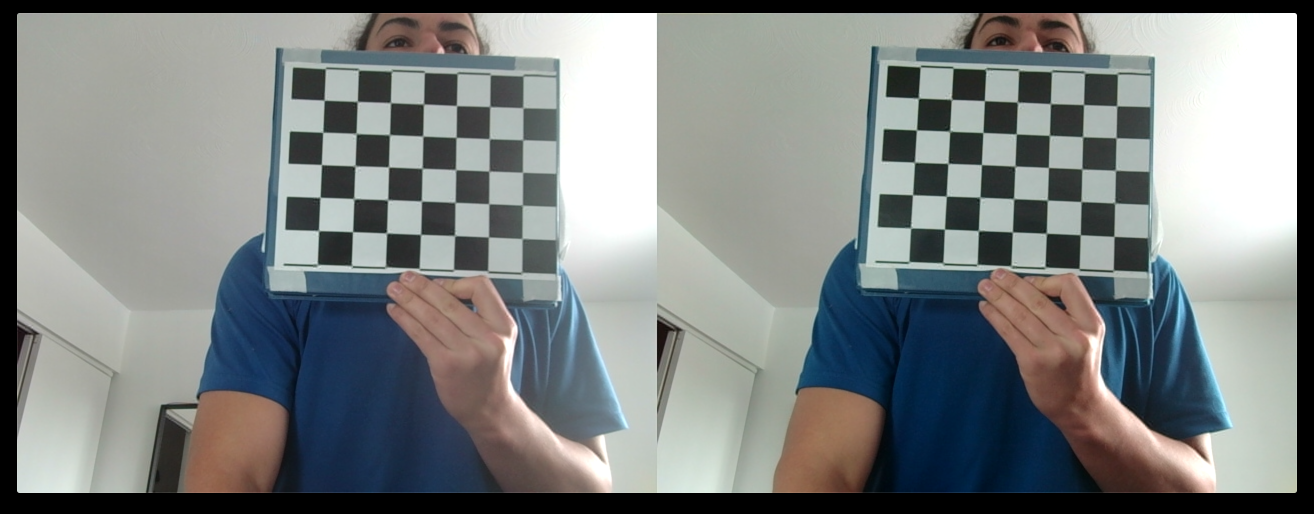
#> input picture StereoChessboards/stereo0.png, 2628 x 1028 px (shown at 1/2 size)
$ python Main.py
#> lines starting #> are read from the running program, lines starting #| are printed output that depends on the picture; after the words box and inside, x2 and y2 are one past the last pixel; in counts of white or black regions, pixels touching at a corner belong together
### Calibration.py
import numpy as np
import cv2 as cv
import glob
from Validation import CalibrationValidation
from imagePreparation import ImagePreparation


def CalibrateCamera():
    stereoChessboards = glob.glob("./StereoChessboards/*")

    # Chessboard size
    cbSize = (5, 6)
    criteria = (cv.TERM_CRITERIA_EPS + cv.TERM_CRITERIA_MAX_ITER, 30, 0.001)

    # 3D points of chessboard
    objPtsL = []
    objPtsR = []

    # 2D points of left and right image
    imgPtsL = []
    imgPtsR = []

    # World coordinates for 3D points
    coord = np.zeros((cbSize[0] * cbSize[1], 3), np.float32)
    coord[:, :2] = np.mgrid[0:cbSize[0], 0:cbSize[1]].T.reshape(-1, 2)

    for i, chessBoard in enumerate(stereoChessboards):
        img = cv.imread(chessBoard, 3)
#> img is the input picture: shape (1028, 2628, 3); mean B, G, R 129.5, 130, 125.7

        cropped = ImagePreparation(img)
#> in ImagePreparation, `_, thresh = cv.threshold(gray, 0, 255, cv.THRESH_BINARY)`:
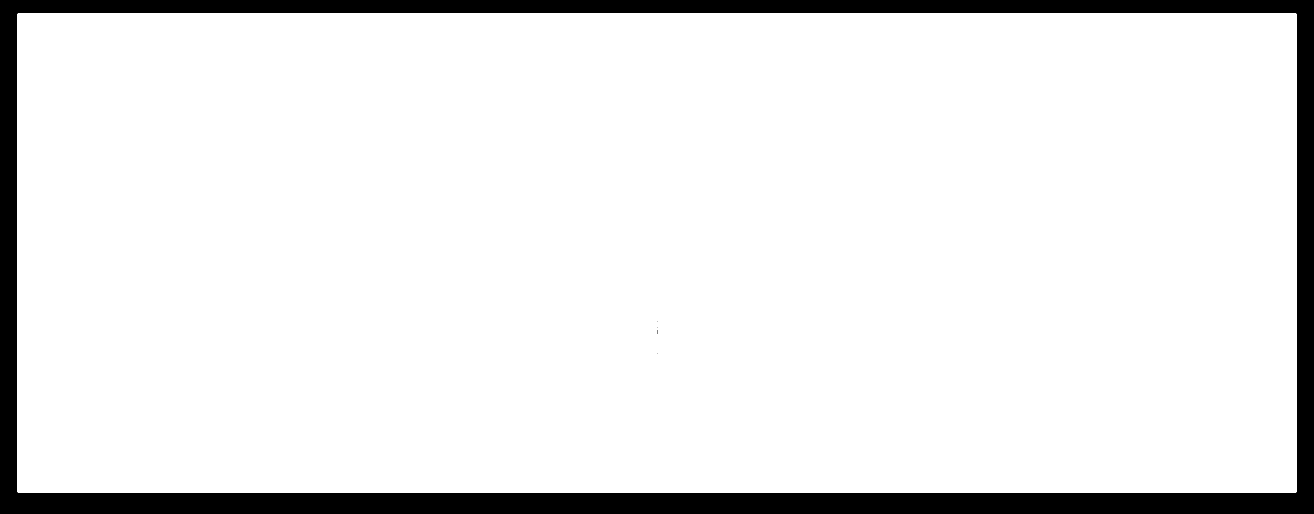
#> thresh: shape (1028, 2628) (shown at 1/2 size); 91% white; 5 black regions (4 under 20 px), largest, box (x1, y1, x2, y2) and area: (0, 0, 2628, 1028) 243996
#> in ImagePreparation, `contours, hierarchy = cv.findContours(thresh, cv.RETR_EXTERNAL, cv.CHA..`: contours = 1 item
#> in ImagePreparation, `cnt = contours[0]`: cnt = [[36, 26], [34, 28], [34, 983], [36, 985], [2591, 985], [2593, 983], [2593, 28], [2591, 26]]
#> in ImagePreparation, `x, y, w, h = cv.boundingRect(cnt)`: x = 34; y = 26; w = 2560; h = 960

        # Separate left and right image
        imgL = cropped[:, :int(len(cropped[0])/2)]
        imgR = cropped[:, int(len(cropped[0])/2):]

        # Find corners of the chessboard
        grayL = cv.cvtColor(imgL, cv.COLOR_BGR2GRAY)
        grayR = cv.cvtColor(imgR, cv.COLOR_BGR2GRAY)
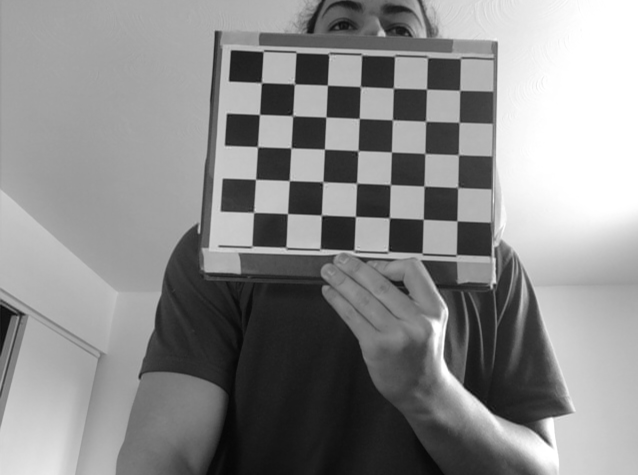
#> grayR: shape (950, 1275) (shown at 1/2 size); min 0, max 255, mean 138.8

        retL, cornersL = cv.findChessboardCorners(grayL, cbSize, cv.CALIB_CB_ADAPTIVE_THRESH + cv.CALIB_CB_FAST_CHECK + cv.CALIB_CB_NORMALIZE_IMAGE)
#> retL = True; cornersL = 30 rows, first 8: [941, 182.5], [940, 246.5], [939.5, 311.5], [939.5, 376.5], [939.6, 444.9], [873.5, 182], [875.6, 245.4], [870.3, 309.9]

        retR, cornersR = cv.findChessboardCorners(grayR, cbSize, cv.CALIB_CB_ADAPTIVE_THRESH + cv.CALIB_CB_FAST_CHECK + cv.CALIB_CB_NORMALIZE_IMAGE)
#> retR = True; cornersR = 30 rows, first 8: [851.7, 177], [853.9, 241.4], [851, 308], [846.6, 373.4], [848.8, 440.3], [787, 177], [786, 241], [784.6, 303.4]


        if retL == True and retR ==True:
            # Add 2d image points of the chessboard corners
            objPtsL.append(coord)
            cv.cornerSubPix(grayL, cornersL, (11, 11), (-1, -1), criteria)
            imgPtsL.append(cornersL)
            cv.drawChessboardCorners(imgL, cbSize, cornersL, retL)
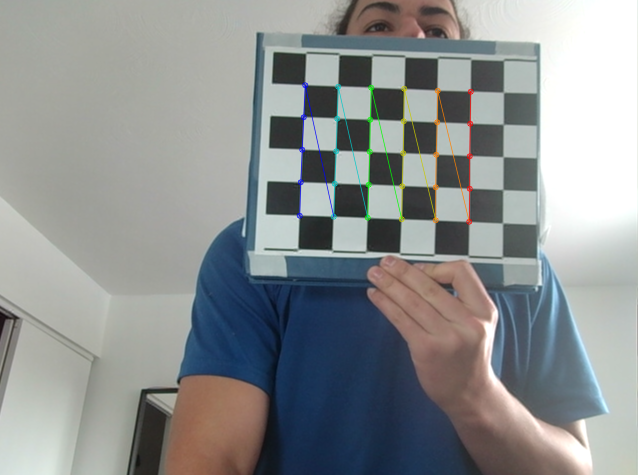
#> imgL: shape (950, 1275, 3) (shown at 1/2 size); mean B, G, R 144.8, 144.7, 141.1

            # Add 2d image points of the chessboard corners
            objPtsR.append(coord)
            cv.cornerSubPix(grayR, cornersR, (11, 11), (-1, -1), criteria)
            imgPtsR.append(cornersR)
            cv.drawChessboardCorners(imgR, cbSize, cornersR, retR)
#> imgR: shape (950, 1275, 3); mean B, G, R 139.1, 140.8, 134.5
        cv.imwrite("./ChessboardCorners/ChessboardCorners"+str(i)+".jpg", cv.hconcat([imgL, imgR]))
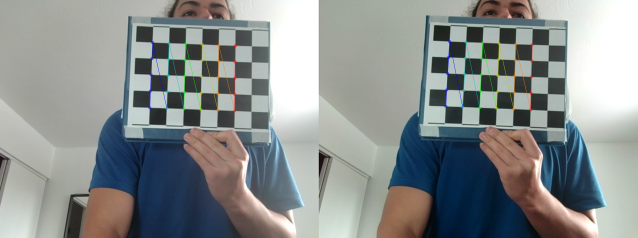
#> saved as ChessboardCorners0.jpg: shape (950, 2550, 3) (shown at 1/4 size); mean B, G, R 142, 142.8, 137.8
#> pass 2 of the loop in CalibrateCamera, `for i, chessBoard in enumerate(stereoChessboards):`:
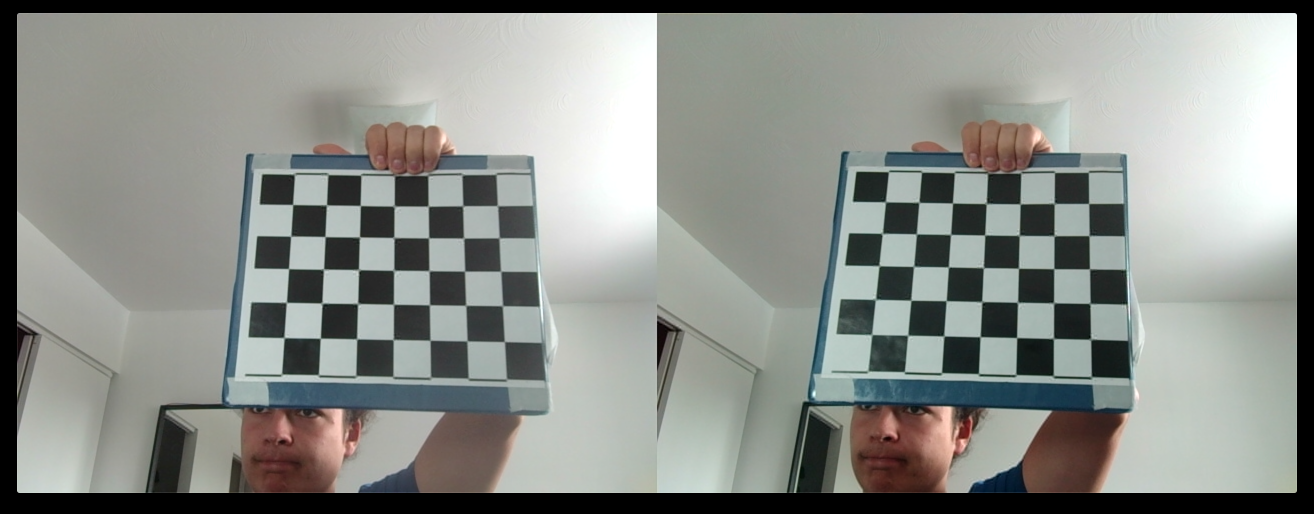
#> input picture StereoChessboards/stereo1.png, 2628 x 1028 px (shown at 1/2 size)
#> in CalibrateCamera, img is the input picture: shape (1028, 2628, 3); mean B, G, R 137.2, 142, 139
#> in ImagePreparation (call 2), `_, thresh = cv.threshold(gray, 0, 255, cv.THRESH_BINARY)`:
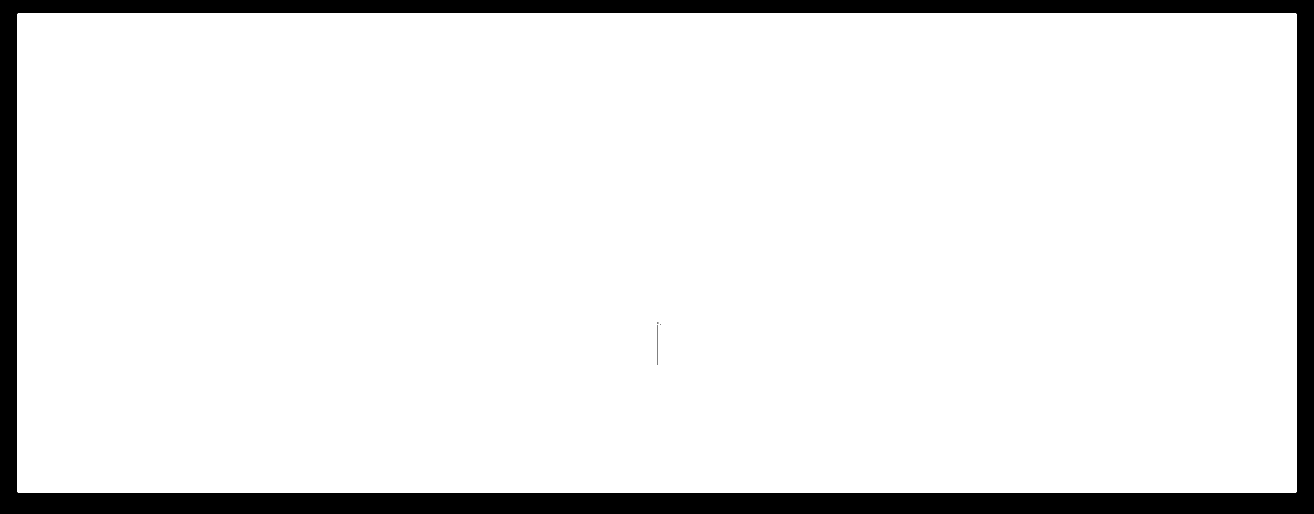
#> thresh: shape (1028, 2628) (shown at 1/2 size); 91% white; 4 black regions (2 under 20 px), largest, box (x1, y1, x2, y2) and area: (0, 0, 2628, 1028) 243996, (1315, 650, 1316, 730) 80
#> cornersL = 30 rows, first 8: [886.5, 380.5], [889, 445.5], [889.4, 510.3], [892.9, 580], [894.3, 650], [819, 384], [819, 445], [818, 512.3]
#> cornersR = 30 rows, first 8: [795, 376.5], [794, 441], [793.1, 505.3], [793.6, 575], [794, 646.5], [728, 378], [723.2, 438], [722.3, 507.4]
#> in CalibrateCamera, `cv.imwrite("./ChessboardCorners/ChessboardCorners"+str(i)+".jpg", cv.h..`:
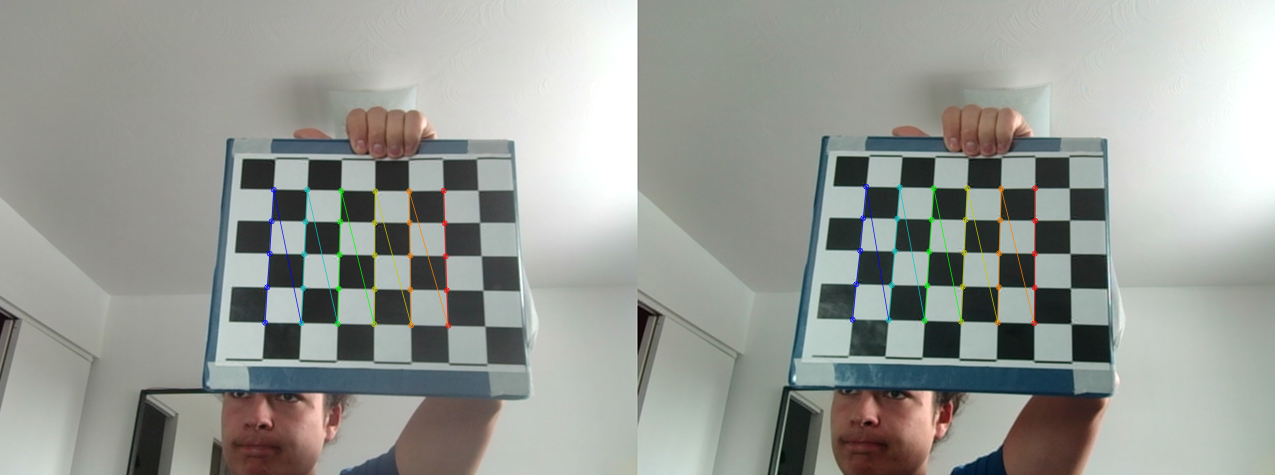
#> saved as ChessboardCorners1.jpg: shape (950, 2550, 3) (shown at 1/2 size); mean B, G, R 150.5, 156, 152.6

    # Calculate intrisic  matrices
    heightL, widthL, channelsL = imgL.shape
    sizeL = (widthL, heightL)
    retval, cameraMatrixL, distL, rvecs, tvecs = cv.calibrateCamera(
        objPtsL, imgPtsL, sizeL, None, None)
#> retval = 0.331; cameraMatrixL = [[1119.2, 0, 658.9], [0, 1116.5, 536.4], [0, 0, 1]]; distL = [[0.016, -0.301, 0.000273, -0.00692, 1.29]]; rvecs = ([-0.0753, 0.0917, 1.61], [-0.192, 0.274, 1.58], [-0.135, -0.122, 1.59]); tvecs = ([4.27, -5.35, 16.81], [3.34, -2.26, 16.32], [4.74, -4.05, 14.24])
    intrinsicL, roi_L = cv.getOptimalNewCameraMatrix(
        cameraMatrixL, distL, sizeL, 1, sizeL)
#> intrinsicL = [[1137.6, 0, 649.9], [0, 1117.5, 535.4], [0, 0, 1]]; roi_L = (43, 46, 1195, 879)

    heightR,widthR,channelsR = imgR.shape
    sizeR = (widthR,heightR)
    retval, cameraMatrixR, distR, rvecs, tvecs = cv.calibrateCamera(
        objPtsR, imgPtsR, sizeR, None, None)
#> retval = 0.357; cameraMatrixR = [[1165, 0, 671], [0, 1164.7, 523.4], [0, 0, 1]]; distR = [[0.0861, -1.68, 0.00215, -0.0101, 9.22]]; rvecs = ([-0.0693, 0.113, 1.61], [-0.184, 0.295, 1.59], [-0.127, -0.115, 1.59]); tvecs = ([2.77, -5.21, 17.54], [1.82, -2.14, 17.03], [3.2, -3.94, 14.87])
    intrinsicR, roi_R = cv.getOptimalNewCameraMatrix(
        cameraMatrixR, distR, sizeR, 1, sizeR)
#> intrinsicR = [[1260.2, 0, 649.1], [0, 1179.7, 520.3], [0, 0, 1]]; roi_R = (277, 245, 795, 558)


    flags = 0
    flags |= cv.CALIB_FIX_INTRINSIC

    criteria_stereo = (cv.TERM_CRITERIA_EPS +
                       cv.TERM_CRITERIA_MAX_ITER, 100, 0.001)

    # Calculate fundamental and essential matrix with stereo calibration
    retStereo, intrinsicL, distL, intrinsicR, distR, rot, trans, essentialMatrix, fundamentalMatrix = cv.stereoCalibrate(
        objPtsL, imgPtsL, imgPtsR, intrinsicL, distL, intrinsicR, distR, sizeL, criteria_stereo, flags)
#> retStereo = 3; rot = [[1, -0.00399, 0.0112], [0.00381, 1, 0.0157], [-0.0112, -0.0156, 1]]; trans = [-1.54, -0.162, 1.31]; essentialMatrix = [[-0.00316, -1.3, -0.183], [1.29, -0.0293, 1.55], [0.156, -1.54, -0.0223]]; fundamentalMatrix = [[-7.12e-08, -2.99e-05, 0.0114], [3.1e-05, -7.17e-07, 0.0228], [-0.0116, -0.0248, 1]]

    # [11 lines of commented-out code are left out]

    return fundamentalMatrix, intrinsicL, cameraMatrixL, intrinsicR, cameraMatrixR, distL, distR

### imagePreparation.py
import cv2 as cv
import numpy as np

def ImagePreparation(img=None, imgCuda=None):
  if imgCuda is None:
    gray = cv.cvtColor(img, cv.COLOR_BGR2GRAY)
    _, thresh = cv.threshold(gray, 0, 255, cv.THRESH_BINARY)
    contours, hierarchy = cv.findContours(thresh, cv.RETR_EXTERNAL, cv.CHAIN_APPROX_SIMPLE)
    cnt = contours[0]
    x, y, w, h = cv.boundingRect(cnt)
    cropped = img[y + 5 : y + h - 5, x + 5 : x + w - 5]
    cv.imwrite('result/cropped.png',cropped)
    return cropped
  else:
    gray = cv.cuda.cvtColor(imgCuda, cv.COLOR_BGR2GRAY)
    _, thresh = cv.cuda.threshold(gray, 0, 255, cv.THRESH_BINARY)
    contours, hierarchy = cv.findContours(thresh.download(), cv.RETR_EXTERNAL, cv.CHAIN_APPROX_SIMPLE)
    cnt = contours[0]
    x, y, w, h = cv.boundingRect(cnt)
    cropped = imgCuda.download()[y + 5 : y + h - 5, x + 5 : x + w - 5]
    cv.imwrite('result/cropped.png',cropped)
    return cropped

### RealTime.py
from Calibration import CalibrateCamera
from Matching import Matching
from Depth import CalculateDepth
from imagePreparation import ImagePreparation
from EyesDetection import eyesDetection
import cv2 as cv


# https://www.geeksforgeeks.org/concatenate-images-using-opencv-in-python/
# [16 lines left out: function hconcat_resize, not called in this run]

def processFrame(frame,intrinsicL, intrinsicR, distL, distR, cameraMatrixL, cameraMatrixR, processing_unit):
    width = 1028
    height = 512
    dim = (width, height)
    frame = cv.resize(frame, dim, interpolation=cv.INTER_AREA)
    frame_eyes = frame.copy()
    leftEyePixelsLEFT, rightEyePixelsLEFT, leftEyePixelsRIGHT, rightEyePixelsRIGHT = eyesDetection(frame_eyes)


    depth, imgWithDistance = CalculateDepth(frame_eyes, intrinsicL, cameraMatrixL, intrinsicR, cameraMatrixR, distL, distR, leftEyePixelsLEFT, rightEyePixelsLEFT, processing_unit)

    # # il ne considère pas la variable disparity comme une image, il faut aller
    # # chercher l'image avec cv.imread et ca ca retourne une image 1 channel....
    imgDisparity = cv.imread("./result/disparity.jpg")
    newImage = hconcat_resize([imgWithDistance, imgDisparity])
    cv.imshow("frame", newImage)


def realTimeCapture(intrinsicL, intrinsicR, distL, distR, cameraMatrixL, cameraMatrixR, processing_unit):
  vid = cv.VideoCapture(0)
  while (True):
      ret, frame = vid.read()
      if ret == True:

        #cv.imshow( "HEllo ",frame)
        #frame = cv.imread("./StereoImages/Center38cm.png", 3)
        processFrame(frame, intrinsicL, intrinsicR, distL, distR, cameraMatrixL, cameraMatrixR, processing_unit)
      if cv.waitKey(1) & 0xFF == ord('q'):
          break
  vid.release()
  cv.destroyAllWindows()

# [6 lines that do not run on import are left out]

### EyesDetection.py
import mediapipe as mp
import cv2 as cv

# https://raw.githubusercontent.com/google/mediapipe/a908d668c730da128dfa8d9f6bd25d519d006692/mediapipe/modules/face_geometry/data/canonical_face_model_uv_visualization.png
rightEyeIDLandmarks = [398, 384, 385, 386, 387, 388, 466, 763, 249, 390, 373, 374, 380, 381, 382, 362]
leftEyeIDLandmarks = [33, 246, 161, 160, 159, 158, 157, 173, 133, 155, 154, 153, 145, 144, 163, 7]

rightEyePixelLEFT = []
leftEyePixelLEFT = []

rightEyePixelRIGHT = []
leftEyePixelRIGHT = []

def eyesDetection(img):

    imgL = img[:, :int(len(img[0])/2)]
    imgR = img[:, int(len(img[0])/2):]
    # LEFT IMAGE
    ih, iw, ic = imgL.shape
    faceMeshSolution = mp.solutions.face_mesh
    faceMesh = faceMeshSolution.FaceMesh(max_num_faces=1)
    results = faceMesh.process(imgL)

    if results.multi_face_landmarks:
        for faceLandmarks in results.multi_face_landmarks:
            for id, landmark in enumerate(faceLandmarks.landmark):

                if id in rightEyeIDLandmarks:
                    x, y = int(landmark.x * iw), int(landmark.y * ih)
                    rightEyePixelLEFT.append((x, y))
                    cv.circle(imgL, (x, y), radius=1, color=(255, 255, 255), thickness=3)


                if id in leftEyeIDLandmarks:
                    x, y= int(landmark.x * iw), int(landmark.y * ih)
                    leftEyePixelLEFT.append((x, y))
                    cv.circle(imgL, (x, y), radius=1, color=(255, 255, 255), thickness=3)

    # LEFT IMAGE
    ih, iw, ic = imgR.shape
    faceMeshSolution = mp.solutions.face_mesh
    faceMesh = faceMeshSolution.FaceMesh(max_num_faces=1)
    results = faceMesh.process(imgR)

    if results.multi_face_landmarks:
        for faceLandmarks in results.multi_face_landmarks:
            for id, landmark in enumerate(faceLandmarks.landmark):

                if id in rightEyeIDLandmarks:
                    x, y = int(landmark.x * iw), int(landmark.y * ih)
                    rightEyePixelRIGHT.append((x, y))
                    cv.circle(imgR, (x, y), radius=1, color=(255, 255, 255), thickness=3)


                if id in leftEyeIDLandmarks:
                    x, y= int(landmark.x * iw), int(landmark.y * ih)
                    leftEyePixelRIGHT.append((x, y))
                    cv.circle(imgR, (x, y), radius=1, color=(255, 255, 255), thickness=3)

    cv.imwrite("./result/eyes.jpg", img)
    return leftEyePixelLEFT, rightEyePixelLEFT, leftEyePixelRIGHT, rightEyePixelRIGHT

### Main.py
from Calibration import CalibrateCamera
from Matching import Matching
from Depth import CalculateDepth
from RealTime import realTimeCapture
from imagePreparation import ImagePreparation
from EyesDetection import eyesDetection
import cv2 as cv
import time

import argparse

parser = argparse.ArgumentParser(description='Reconstruction 3D.')

parser.add_argument("-f", "--file_number",
                    help="Prints the supplied argument.", type=int)
parser.add_argument("-pu", "--processing_unit", help="Determine if you want to use mostly cpu or gpu",type=str)


if __name__ == "__main__":
    args = parser.parse_args()

    # beg = time.time()
    # st_cal = time.time()
    fundamentalMatrix, intrinsicL, cameraMatrixL, intrinsicR, cameraMatrixR, distL, distR = CalibrateCamera()
#> cameraMatrixR = [[1165, 0, 671], [0, 1164.7, 523.4], [0, 0, 1]]; distL = [[0.016, -0.301, 0.000273, -0.00692, 1.29]]; distR = [[0.0861, -1.68, 0.00215, -0.0101, 9.22]]
    # et_cal = time.time()
    # print("Time to calibrate Camera in seconds ", et_cal - st_cal)
    # imgG, imgD, matches, = Matching(fundamentalMatrix, parser.parse_args().file_number)
    realTimeCapture(intrinsicL, intrinsicR, distL, distR, cameraMatrixL, cameraMatrixR, args.processing_unit)
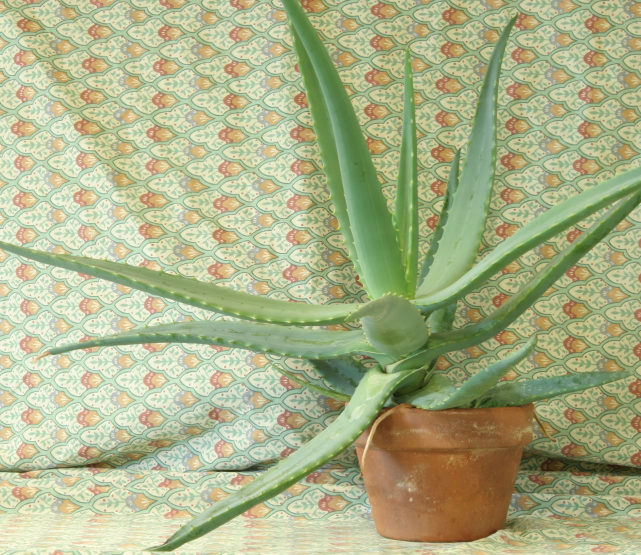
#> input picture StereoImages/aloeL.jpeg, 1282 x 1110 px, given in place of the camera (shown at 1/2 size)
#> in realTimeCapture, frame is the input picture: shape (1110, 1282, 3); mean B, G, R 136.6, 177.2, 171.2
#> in eyesDetection, `imgL = img[:, :int(len(img[0])/2)]`:
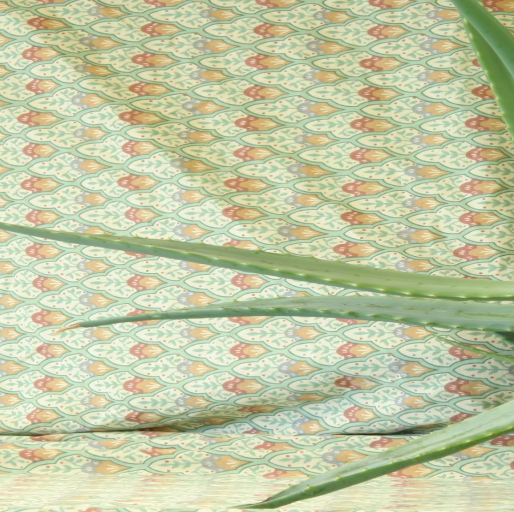
#> imgL: shape (512, 514, 3); mean of channels 0, 1, 2 164.6, 200.3, 193.6; drawn as B, G, R
#> in eyesDetection, `imgR = img[:, int(len(img[0])/2):]`:
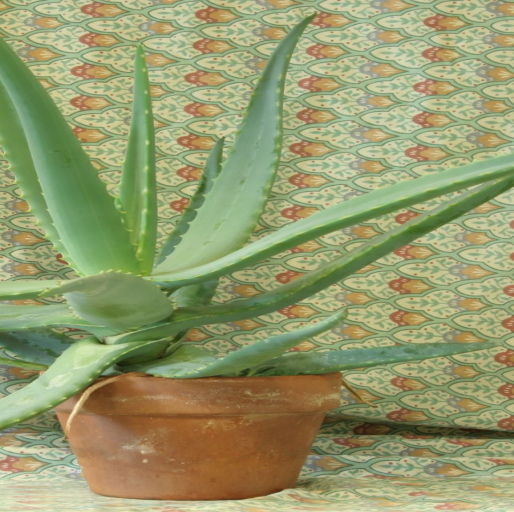
#> imgR: shape (512, 514, 3); mean of channels 0, 1, 2 108.7, 154.1, 148.8; drawn as B, G, R
#> (the call stopped at in eyesDetection, `faceMesh = faceMeshSolution.FaceMesh(max_num_faces=1)`: mediapipe is not available in this run)
#> (key q is pressed here)
    # [21 lines of commented-out code are left out]
